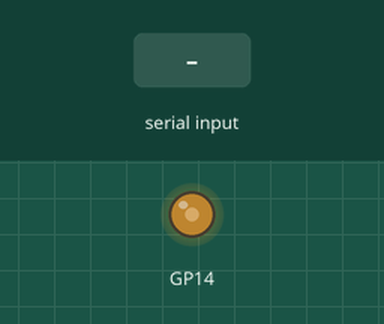
A sketch run on a simulated Raspberry Pi Pico. Shown: output pins drawn as LEDs (lit = HIGH). The test bench sets the inputs (shaded band). What the sketch prints to the serial monitor is not drawn.

Above: at 1.2 s.
1.3 s: "1" received over Serial
Timing chart, 0 to 10.3 s (numbered marks = the images above; inputs shaded):
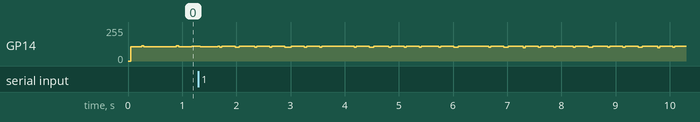

The sketch:

scopewriter_pico50pwm.ino
```cpp
// (licence header left out)
#include "pico/stdlib.h"
#include "hardware/pwm.h"
#include "hardware/clocks.h"

volatile word bc[128][8];    //ascii character pixel matrix
volatile word a[100];        //ascii character line

//Your oscilloscope horizontal scan time is us/div times total divisions
//My scope is 50us/div * 12 div = 6ms
//Character time is MAXCHAR * 7 * SYNCBIT * 2 = 5.6ms
//Character time must be less than the horizontal scan time
//Retrace time is Character time + SYNC1 + 2 * SYNC2 = 7.08ms
//Retrace time should be greater than the horizontal scan time

#define SYNC1 1000          //sync pulse delay counts us
#define SYNC2 240           //pre and post line delay us
#define MAXCHAR 50          //the size of the character display
#define SYNCBIT 8           //us clock pixel synchronization bit use 8,16,32

uint slice_num ;            //Global variable for PWM slice number

void setup() {
  //the PWM is set to 16 levels at 8MHz. Pin-14 is the output
    gpio_set_function(14, GPIO_FUNC_PWM);
    slice_num = pwm_gpio_to_slice_num(14);
    pwm_set_wrap(slice_num, 15);
    pwm_set_clkdiv(slice_num,1);
    pwm_set_chan_level(slice_num, PWM_CHAN_A, 8);
    pwm_set_enabled(slice_num, true);

  Serial.begin(115200);

  int i;
  char message[] = "50 Character O'Scope Display #{67]*835?!14$%^&()=+/.,ABCDEFGHIJKLMNOPQRSTUVWXYZabcdefghijklmnopqrstuvwxyz?";
  for (i = 0; i < MAXCHAR; i++) a[i] = message[i];

//128 ascii character matrix values for a 5x7 pixel display
//A@
bc[ 0x40] [ 6 ] = B01110;
bc[ 0x40] [5 ] =  B10001;
bc[ 0x40] [4 ] =  B10111;
bc[ 0x40] [3 ] =  B11001;
bc[ 0x40] [ 2 ] = B10110;
bc[ 0x40] [ 1 ] = B10000;
bc[ 0x40] [ 0 ] = B01100;
//A
bc[ 0x41] [ 6 ] = B00100;
bc[ 0x41] [5 ] =  B01010;
bc[ 0x41] [4 ] =  B10001;
bc[ 0x41] [3 ] =  B11111;
bc[ 0x41] [ 2 ] = B10001;
bc[ 0x41] [ 1 ] = B10001;
bc[ 0x41] [ 0 ] = B10001;
//B
bc[ 0x42] [ 6 ] = B11110;
bc[ 0x42] [ 5 ] = B10001;
bc[ 0x42] [ 4 ] = B10001;
bc[ 0x42] [ 3 ] = B11110;
bc[ 0x42] [ 2 ] = B10001;
bc[ 0x42] [ 1 ] = B10001;
bc[ 0x42] [ 0 ] = B11110;
//C
bc[ 0x43] [ 6 ] = B01111;
bc[ 0x43] [ 5 ] = B10000;
bc[ 0x43] [ 4 ] = B10000;
bc[ 0x43] [ 3 ] = B10000;
bc[ 0x43] [ 2 ] = B10000;
bc[ 0x43] [ 1 ] = B10000;
bc[ 0x43] [ 0 ] = B01111;
//D
bc[ 0x44] [ 6 ] = B11110;
bc[ 0x44] [ 5 ] = B10001;
bc[ 0x44] [ 4 ] = B10001;
bc[ 0x44] [ 3 ] = B10001;
bc[ 0x44] [ 2 ] = B10001;
bc[ 0x44] [ 1 ] = B10001;
bc[ 0x44] [ 0 ] = B11110;
//E
bc[ 0x45] [ 6 ] = B11111;
bc[ 0x45] [ 5 ] = B10000;
bc[ 0x45] [ 4 ] = B10000;
bc[ 0x45] [ 3 ] = B11110;
bc[ 0x45] [ 2 ] = B10000;
bc[ 0x45] [ 1 ] = B10000;
bc[ 0x45] [ 0 ] = B11111;
//F
bc[ 0x46] [ 6 ] = B11110;
bc[ 0x46] [ 5 ] = B10000;
bc[ 0x46] [ 4 ] = B10000;
bc[ 0x46] [ 3 ] = B11110;
bc[ 0x46] [ 2 ] = B10000;
bc[ 0x46] [ 1 ] = B10000;
bc[ 0x46] [ 0 ] = B10000;
//G
bc[ 0x47] [ 6 ] = B11111;
bc[ 0x47] [ 5 ] = B10000;
bc[ 0x47] [ 4 ] = B10000;
bc[ 0x47] [ 3 ] = B10011;
bc[ 0x47] [ 2 ] = B10001;
bc[ 0x47] [ 1 ] = B10001;
bc[ 0x47] [ 0 ] = B11111;
//H
bc[ 0x48] [ 6 ] = B10001;
bc[ 0x48] [ 5 ] = B10001;
bc[ 0x48] [ 4 ] = B10001;
bc[ 0x48] [ 3 ] = B11111;
bc[ 0x48] [ 2 ] = B10001;
bc[ 0x48] [ 1 ] = B10001;
bc[ 0x48] [ 0 ] = B10001;
//I
bc[ 0x49] [ 6 ] = B01110;
bc[ 0x49] [ 5 ] = B00100;
bc[ 0x49] [ 4 ] = B00100;
bc[ 0x49] [ 3 ] = B00100;
bc[ 0x49] [ 2 ] = B00100;
bc[ 0x49] [ 1 ] = B00100;
bc[ 0x49] [ 0 ] = B11111;
//J
bc[ 0x4A] [ 6 ] = B11111;
bc[ 0x4A] [ 5 ] = B00010;
bc[ 0x4A] [ 4 ] = B00010;
bc[ 0x4A] [ 3 ] = B00010;
bc[ 0x4A] [ 2 ] = B00010;
bc[ 0x4A] [ 1 ] = B10010;
bc[ 0x4A] [ 0 ] = B01100;
//K
bc[ 0x4B] [ 6 ] = B10001;
bc[ 0x4B] [ 5 ] = B10010;
bc[ 0x4B] [ 4 ] = B10100;
bc[ 0x4B] [ 3 ] = B11000;
bc[ 0x4B] [ 2 ] = B10100;
bc[ 0x4B] [ 1 ] = B10010;
bc[ 0x4B] [ 0 ] = B10001;
//L
bc[ 0x4C] [ 6 ] = B10000;
bc[ 0x4C] [ 5 ] = B10000;
bc[ 0x4C] [ 4 ] = B10000;
bc[ 0x4C] [ 3 ] = B10000;
bc[ 0x4C] [ 2 ] = B10000;
bc[ 0x4C] [ 1 ] = B10000;
bc[ 0x4C] [ 0 ] = B11111;
//M
bc[ 0x4D] [ 6 ] = B11011;
bc[ 0x4D] [ 5 ] = B10101;
bc[ 0x4D] [ 4 ] = B10101;
bc[ 0x4D] [ 3 ] = B10101;
bc[ 0x4D] [ 2 ] = B10001;
bc[ 0x4D] [ 1 ] = B10001;
bc[ 0x4D] [ 0 ] = B10001;
//N
bc[ 0x4E] [ 6 ] = B11001;
bc[ 0x4E] [ 5 ] = B11001;
bc[ 0x4E] [ 4 ] = B10101;
bc[ 0x4E] [ 3 ] = B10101;
bc[ 0x4E] [ 2 ] = B10011;
bc[ 0x4E] [ 1 ] = B10011;
bc[ 0x4E] [ 0 ] = B10001;
//O
bc[ 0x4F] [ 6 ] = B01110;
bc[ 0x4F] [ 5 ] = B10001;
bc[ 0x4F] [ 4 ] = B10001;
bc[ 0x4F] [ 3 ] = B10001;
bc[ 0x4F] [ 2 ] = B10001;
bc[ 0x4F] [ 1 ] = B10001;
bc[ 0x4F] [ 0 ] = B01110;
//P
bc[ 0x50] [ 6 ] = B11110;
bc[ 0x50] [ 5 ] = B10001;
bc[ 0x50] [ 4 ] = B10001;
bc[ 0x50] [ 3 ] = B11110;
bc[ 0x50] [ 2 ] = B10000;
bc[ 0x50] [ 1 ] = B10000;
bc[ 0x50] [ 0 ] = B10000;
//Q
bc[ 0x51] [ 6 ] = B01110;
bc[ 0x51] [ 5 ] = B10001;
bc[ 0x51] [ 4 ] = B10001;
bc[ 0x51] [ 3 ] = B10001;
bc[ 0x51] [ 2 ] = B10101;
bc[ 0x51] [ 1 ] = B10011;
bc[ 0x51] [ 0 ] = B01111;
//R
bc[ 0x52] [ 6 ] = B11110;
bc[ 0x52] [ 5 ] = B10001;
bc[ 0x52] [ 4 ] = B10001;
bc[ 0x52] [ 3 ] = B11110;
bc[ 0x52] [ 2 ] = B10100;
bc[ 0x52] [ 1 ] = B10010;
bc[ 0x52] [ 0 ] = B10001;
//S
bc[ 0x53] [ 6 ] = B01111;
bc[ 0x53] [ 5 ] = B10000;
bc[ 0x53] [ 4 ] = B10000;
bc[ 0x53] [ 3 ] = B01110;
bc[ 0x53] [ 2 ] = B00001;
bc[ 0x53] [ 1 ] = B00001;
bc[ 0x53] [ 0 ] = B11110;
//T
bc[ 0x54] [ 6 ] = B11111;
bc[ 0x54] [ 5 ] = B00100;
bc[ 0x54] [ 4 ] = B00100;
bc[ 0x54] [ 3 ] = B00100;
bc[ 0x54] [ 2 ] = B00100;
bc[ 0x54] [ 1 ] = B00100;
bc[ 0x54] [ 0 ] = B00100;
//U
bc[ 0x55] [ 6 ] = B10001;
bc[ 0x55] [ 5 ] = B10001;
bc[ 0x55] [ 4 ] = B10001;
bc[ 0x55] [ 3 ] = B10001;
bc[ 0x55] [ 2 ] = B10001;
bc[ 0x55] [ 1 ] = B10001;
bc[ 0x55] [ 0 ] = B01110;
//V
bc[ 0x56] [ 6 ] = B10001;
bc[ 0x56] [ 5 ] = B10001;
bc[ 0x56] [ 4 ] = B10001;
bc[ 0x56] [ 3 ] = B10001;
bc[ 0x56] [ 2 ] = B01010;
bc[ 0x56] [ 1 ] = B01010;
bc[ 0x56] [ 0 ] = B00100;
//W
bc[ 0x57] [ 6 ] = B10001;
bc[ 0x57] [ 5 ] = B10001;
bc[ 0x57] [ 4 ] = B10101;
bc[ 0x57] [ 3 ] = B10101;
bc[ 0x57] [ 2 ] = B10101;
bc[ 0x57] [ 1 ] = B11011;
bc[ 0x57] [ 0 ] = B10001;
//X
bc[ 0x58] [ 6 ] = B10001;
bc[ 0x58] [ 5 ] = B10001;
bc[ 0x58] [ 4 ] = B01010;
bc[ 0x58] [ 3 ] = B00100;
bc[ 0x58] [ 2 ] = B01010;
bc[ 0x58] [ 1 ] = B10001;
bc[ 0x58] [ 0 ] = B10001;
//Y
bc[ 0x59] [ 6 ] = B10001;
bc[ 0x59] [ 5 ] = B10001;
bc[ 0x59] [ 4 ] = B10001;
bc[ 0x59] [ 3 ] = B01110;
bc[ 0x59] [ 2 ] = B00100;
bc[ 0x59] [ 1 ] = B00100;
bc[ 0x59] [ 0 ] = B00100;
//Z
bc[ 0x5A] [ 6 ] = B11111;
bc[ 0x5A] [ 5 ] = B00001;
bc[ 0x5A] [ 4 ] = B00010;
bc[ 0x5A] [ 3 ] = B00100;
bc[ 0x5A] [ 2 ] = B01000;
bc[ 0x5A] [ 1 ] = B10000;
bc[ 0x5A] [ 0 ] = B11111;
//[
bc[ 0x5B] [ 6 ] = B11100;
bc[ 0x5B] [ 5 ] = B10000;
bc[ 0x5B] [ 4 ] = B10000;
bc[ 0x5B] [ 3 ] = B10000;
bc[ 0x5B] [ 2 ] = B10000;
bc[ 0x5B] [ 1 ] = B10000;
bc[ 0x5B] [ 0 ] = B11100;
//\
bc[ 0x5C] [ 6 ] = B00000;
bc[ 0x5C] [ 5 ] = B10000;
bc[ 0x5C] [ 4 ] = B01000;
bc[ 0x5C] [ 3 ] = B00100;
bc[ 0x5C] [ 2 ] = B00010;
bc[ 0x5C] [ 1 ] = B00001;
bc[ 0x5C] [ 0 ] = B00000;
//]
bc[ 0x5D] [ 6 ] = B00111;
bc[ 0x5D] [ 5 ] = B00001;
bc[ 0x5D] [ 4 ] = B00001;
bc[ 0x5D] [ 3 ] = B00001;
bc[ 0x5D] [ 2 ] = B00001;
bc[ 0x5D] [ 1 ] = B00001;
bc[ 0x5D] [ 0 ] = B00111;
//^
bc[ 0x5E] [ 6 ] = B00000;
bc[ 0x5E] [ 5 ] = B00100;
bc[ 0x5E] [ 4 ] = B01010;
bc[ 0x5E] [ 3 ] = B10001;
bc[ 0x5E] [ 2 ] = B00000;
bc[ 0x5E] [ 1 ] = B00000;
bc[ 0x5E] [ 0 ] = B00000;
//<--
bc[ 0x5F] [ 6 ] = B00000;
bc[ 0x5F] [ 5 ] = B00100;
bc[ 0x5F] [ 4 ] = B01000;
bc[ 0x5F] [ 3 ] = B11111;
bc[ 0x5F] [ 2 ] = B01000;
bc[ 0x5F] [ 1 ] = B00100;
bc[ 0x5F] [ 0 ] = B00000;
// SPACE
bc[ 0x20] [ 6 ] = B00000;
bc[ 0x20] [ 5 ] = B00000;
bc[ 0x20] [ 4 ] = B00000;
bc[ 0x20] [ 3 ] = B00000;
bc[ 0x20] [ 2 ] = B00000;
bc[ 0x20] [ 1 ] = B00000;
bc[ 0x20] [ 0 ] = B00000;
// !
bc[ 0x21] [ 6 ] = B01100;
bc[ 0x21] [ 5 ] = B01100;
bc[ 0x21] [ 4 ] = B01100;
bc[ 0x21] [ 3 ] = B01100;
bc[ 0x21] [ 2 ] = B01100;
bc[ 0x21] [ 1 ] = B00000;
bc[ 0x21] [ 0 ] = B01100;
// "
bc[ 0x22] [ 6 ] = B01010;
bc[ 0x22] [ 5 ] = B01010;
bc[ 0x22] [ 4 ] = B00000;
bc[ 0x22] [ 3 ] = B00000;
bc[ 0x22] [ 2 ] = B00000;
bc[ 0x22] [ 1 ] = B00000;
bc[ 0x22] [ 0 ] = B00000;
// #
bc[ 0x23] [ 6 ] = B00000;
bc[ 0x23] [ 5 ] = B01010;
bc[ 0x23] [ 4 ] = B11111;
bc[ 0x23] [ 3 ] = B01010;
bc[ 0x23] [ 2 ] = B11111;
bc[ 0x23] [ 1 ] = B01010;
bc[ 0x23] [ 0 ] = B00000;
// $
bc[ 0x24] [ 6 ] = B00100;
bc[ 0x24] [ 5 ] = B00111;
bc[ 0x24] [ 4 ] = B10100;
bc[ 0x24] [ 3 ] = B11110;
bc[ 0x24] [ 2 ] = B00101;
bc[ 0x24] [ 1 ] = B11100;
bc[ 0x24] [ 0 ] = B00100;
// %
bc[ 0x25] [ 6 ] = B11000;
bc[ 0x25] [ 5 ] = B11001;
bc[ 0x25] [ 4 ] = B00010;
bc[ 0x25] [ 3 ] = B00100;
bc[ 0x25] [ 2 ] = B01000;
bc[ 0x25] [ 1 ] = B10011;
bc[ 0x25] [ 0 ] = B00011;
// &
bc[ 0x26] [ 6 ] = B01110;
bc[ 0x26] [ 5 ] = B10010;
bc[ 0x26] [ 4 ] = B01000;
bc[ 0x26] [ 3 ] = B01100;
bc[ 0x26] [ 2 ] = B10010;
bc[ 0x26] [ 1 ] = B10001;
bc[ 0x26] [ 0 ] = B01110;
// '
bc[ 0x27] [ 6 ] = B00110;
bc[ 0x27] [ 5 ] = B00010;
bc[ 0x27] [ 4 ] = B00000;
bc[ 0x27] [ 3 ] = B00000;
bc[ 0x27] [ 2 ] = B00000;
bc[ 0x27] [ 1 ] = B00000;
bc[ 0x27] [ 0 ] = B00000;
// (
bc[ 0x28] [ 6 ] = B00010;
bc[ 0x28] [ 5 ] = B00100;
bc[ 0x28] [ 4 ] = B01000;
bc[ 0x28] [ 3 ] = B01000;
bc[ 0x28] [ 2 ] = B01000;
bc[ 0x28] [ 1 ] = B00100;
bc[ 0x28] [ 0 ] = B00010;
// )
bc[ 0x29] [ 6 ] = B01000;
bc[ 0x29] [ 5 ] = B00100;
bc[ 0x29] [ 4 ] = B00010;
bc[ 0x29] [ 3 ] = B00010;
bc[ 0x29] [ 2 ] = B00010;
bc[ 0x29] [ 1 ] = B00100;
bc[ 0x29] [ 0 ] = B01000;
// *
bc[ 0x2A] [ 6 ] = B00000;
bc[ 0x2A] [ 5 ] = B10101;
bc[ 0x2A] [ 4 ] = B01110;
bc[ 0x2A] [ 3 ] = B11111;
bc[ 0x2A] [ 2 ] = B01110;
bc[ 0x2A] [ 1 ] = B10101;
bc[ 0x2A] [ 0 ] = B00000;
//+
bc[ 0x2B] [ 6 ] = B00000;
bc[ 0x2B] [ 5 ] = B00100;
bc[ 0x2B] [ 4 ] = B00100;
bc[ 0x2B] [ 3 ] = B11111;
bc[ 0x2B] [ 2 ] = B00100;
bc[ 0x2B] [ 1 ] = B00100;
bc[ 0x2B] [ 0 ] = B00000;
// ,
bc[ 0x2C] [ 6 ] = B00000;
bc[ 0x2C] [ 5 ] = B00000;
bc[ 0x2C] [ 4 ] = B00000;
bc[ 0x2C] [ 3 ] = B00000;
bc[ 0x2C] [ 2 ] = B00000;
bc[ 0x2C] [ 1 ] = B01100;
bc[ 0x2C] [ 0 ] = B00100;
//-
bc[ 0x2D] [ 6 ] = B00000;
bc[ 0x2D] [ 5 ] = B00000;
bc[ 0x2D] [ 4 ] = B00000;
bc[ 0x2D] [ 3 ] = B11111;
bc[ 0x2D] [ 2 ] = B00000;
bc[ 0x2D] [ 1 ] = B00000;
bc[ 0x2D] [ 0 ] = B00000;
// .
bc[ 0x2E] [ 6 ] = B00000;
bc[ 0x2E] [ 5 ] = B00000;
bc[ 0x2E] [ 4 ] = B00000;
bc[ 0x2E] [ 3 ] = B00000;
bc[ 0x2E] [ 2 ] = B00000;
bc[ 0x2E] [ 1 ] = B01100;
bc[ 0x2E] [ 0 ] = B01100;
// /
bc[ 0x2F] [ 6 ] = B00000;
bc[ 0x2F] [ 5 ] = B00001;
bc[ 0x2F] [ 4 ] = B00010;
bc[ 0x2F] [ 3 ] = B00100;
bc[ 0x2F] [ 2 ] = B01000;
bc[ 0x2F] [ 1 ] = B10000;
bc[ 0x2F] [ 0 ] = B00000;
//0
bc[ 0x30] [ 6 ] = B01110;
bc[ 0x30] [ 5 ] = B10001;
bc[ 0x30] [ 4 ] = B11001;
bc[ 0x30] [ 3 ] = B10101;
bc[ 0x30] [ 2 ] = B10011;
bc[ 0x30] [ 1 ] = B10001;
bc[ 0x30] [ 0 ] = B01110;
//1
bc[ 0x31] [ 6 ] = B00100;
bc[ 0x31] [ 5 ] = B01100;
bc[ 0x31] [ 4 ] = B00100;
bc[ 0x31] [ 3 ] = B00100;
bc[ 0x31] [ 2 ] = B00100;
bc[ 0x31] [ 1 ] = B00100;
bc[ 0x31] [ 0 ] = B01110;
//2
bc[ 0x32] [ 6 ] = B11110;
bc[ 0x32] [ 5 ] = B00001;
bc[ 0x32] [ 4 ] = B00001;
bc[ 0x32] [ 3 ] = B01110;
bc[ 0x32] [ 2 ] = B10000;
bc[ 0x32] [ 1 ] = B10000;
bc[ 0x32] [ 0 ] = B11110;
//3
bc[ 0x33] [ 6 ] = B11110;
bc[ 0x33] [ 5 ] = B00001;
bc[ 0x33] [ 4 ] = B00001;
bc[ 0x33] [ 3 ] = B11110;
bc[ 0x33] [ 2 ] = B00001;
bc[ 0x33] [ 1 ] = B00001;
bc[ 0x33] [ 0 ] = B11110;
//4
bc[ 0x34] [ 6 ] = B10010;
bc[ 0x34] [ 5 ] = B10010;
bc[ 0x34] [ 4 ] = B10010;
bc[ 0x34] [ 3 ] = B11111;
bc[ 0x34] [ 2 ] = B00010;
bc[ 0x34] [ 1 ] = B00010;
bc[ 0x34] [ 0 ] = B00010;
//5
bc[ 0x35] [ 6 ] = B11111;
bc[ 0x35] [ 5 ] = B10000;
bc[ 0x35] [ 4 ] = B10000;
bc[ 0x35] [ 3 ] = B01110;
bc[ 0x35] [ 2 ] = B00001;
bc[ 0x35] [ 1 ] = B00001;
bc[ 0x35] [ 0 ] = B11110;
//6
bc[ 0x36] [ 6 ] = B01110;
bc[ 0x36] [ 5 ] = B10000;
bc[ 0x36] [ 4 ] = B10000;
bc[ 0x36] [ 3 ] = B11110;
bc[ 0x36] [ 2 ] = B10001;
bc[ 0x36] [ 1 ] = B10001;
bc[ 0x36] [ 0 ] = B01110;
//7
bc[ 0x37] [ 6 ] = B11111;
bc[ 0x37] [ 5 ] = B10001;
bc[ 0x37] [ 4 ] = B10010;
bc[ 0x37] [ 3 ] = B00100;
bc[ 0x37] [ 2 ] = B01000;
bc[ 0x37] [ 1 ] = B01000;
bc[ 0x37] [ 0 ] = B01000;
//8
bc[ 0x38] [ 6 ] = B01110;
bc[ 0x38] [ 5 ] = B10001;
bc[ 0x38] [ 4 ] = B10001;
bc[ 0x38] [ 3 ] = B01110;
bc[ 0x38] [ 2 ] = B10001;
bc[ 0x38] [ 1 ] = B10001;
bc[ 0x38] [ 0 ] = B01110;
//9
bc[ 0x39] [ 6 ] = B01110;
bc[ 0x39] [ 5 ] = B10001;
bc[ 0x39] [ 4 ] = B10001;
bc[ 0x39] [ 3 ] = B01111;
bc[ 0x39] [ 2 ] = B00001;
bc[ 0x39] [ 1 ] = B10001;
bc[ 0x39] [ 0 ] = B01110;
//:
bc[ 0x3A] [ 6 ] = B00000;
bc[ 0x3A] [ 5 ] = B01100;
bc[ 0x3A] [ 4 ] = B01100;
bc[ 0x3A] [ 3 ] = B00000;
bc[ 0x3A] [ 2 ] = B01100;
bc[ 0x3A] [ 1 ] = B01100;
bc[ 0x3A] [ 0 ] = B00000;
//;
bc[ 0x3B] [ 6 ] = B00000;
bc[ 0x3B] [ 5 ] = B01100;
bc[ 0x3B] [ 4 ] = B01100;
bc[ 0x3B] [ 3 ] = B00000;
bc[ 0x3B] [ 2 ] = B01100;
bc[ 0x3B] [ 1 ] = B00100;
bc[ 0x3B] [ 0 ] = B00000;
//<
bc[ 0x3C] [ 6 ] = B00001;
bc[ 0x3C] [ 5 ] = B00010;
bc[ 0x3C] [ 4 ] = B00100;
bc[ 0x3C] [ 3 ] = B01000;
bc[ 0x3C] [ 2 ] = B00100;
bc[ 0x3C] [ 1 ] = B00010;
bc[ 0x3C] [ 0 ] = B00001;
//=
bc[ 0x3D] [ 6 ] = B00000;
bc[ 0x3D] [ 5 ] = B00000;
bc[ 0x3D] [ 4 ] = B11111;
bc[ 0x3D] [ 3 ] = B00000;
bc[ 0x3D] [ 2 ] = B00000;
bc[ 0x3D] [ 1 ] = B11111;
bc[ 0x3D] [ 0 ] = B00000;
//>
bc[ 0x3E] [ 6 ] = B01000;
bc[ 0x3E] [ 5 ] = B00100;
bc[ 0x3E] [ 4 ] = B00010;
bc[ 0x3E] [ 3 ] = B00001;
bc[ 0x3E] [ 2 ] = B00010;
bc[ 0x3E] [ 1 ] = B00100;
bc[ 0x3E] [ 0 ] = B01000;
//?
bc[ 0x3F] [ 6 ] = B01110;
bc[ 0x3F] [ 5 ] = B10001;
bc[ 0x3F] [ 4 ] = B00010;
bc[ 0x3F] [ 3 ] = B00100;
bc[ 0x3F] [ 2 ] = B00100;
bc[ 0x3F] [ 1 ] = B00000;
bc[ 0x3F] [ 0 ] = B00100;
// \
bc[ 0x60] [ 6 ] = B01110;
bc[ 0x60] [5 ] =  B10001;
bc[ 0x60] [4 ] =  B10111;
bc[ 0x60] [3 ] =  B11001;
bc[ 0x60] [ 2 ] = B10110;
bc[ 0x60] [ 1 ] = B10000;
bc[ 0x60] [ 0 ] = B01100;
// a
bc[ 0x61] [ 6 ] = B00000;
bc[ 0x61] [5 ] =  B00000;
bc[ 0x61] [4 ] =  B01110;
bc[ 0x61] [3 ] =  B00001;
bc[ 0x61] [ 2 ] = B01111;
bc[ 0x61] [ 1 ] = B10001;
bc[ 0x61] [ 0 ] = B01111;
// b
bc[ 0x62] [ 6 ] = B00000;
bc[ 0x62] [ 5 ] = B10000;
bc[ 0x62] [ 4 ] = B10000;
bc[ 0x62] [ 3 ] = B11110;
bc[ 0x62] [ 2 ] = B10001;
bc[ 0x62] [ 1 ] = B10001;
bc[ 0x62] [ 0 ] = B11110;
// c
bc[ 0x63] [ 6 ] = B00000;
bc[ 0x63] [ 5 ] = B00000;
bc[ 0x63] [ 4 ] = B00000;
bc[ 0x63] [ 3 ] = B01111;
bc[ 0x63] [ 2 ] = B10000;
bc[ 0x63] [ 1 ] = B10000;
bc[ 0x63] [ 0 ] = B01111;
// d
bc[ 0x64] [ 6 ] = B00000;
bc[ 0x64] [ 5 ] = B00001;
bc[ 0x64] [ 4 ] = B00001;
bc[ 0x64] [ 3 ] = B00001;
bc[ 0x64] [ 2 ] = B01111;
bc[ 0x64] [ 1 ] = B10001;
bc[ 0x64] [ 0 ] = B11111;
// e
bc[ 0x65] [ 6 ] = B00000;
bc[ 0x65] [ 5 ] = B00000;
bc[ 0x65] [ 4 ] = B01110;
bc[ 0x65] [ 3 ] = B10001;
bc[ 0x65] [ 2 ] = B11110;
bc[ 0x65] [ 1 ] = B10000;
bc[ 0x65] [ 0 ] = B01110;
// f
bc[ 0x66] [ 6 ] = B00000;
bc[ 0x66] [ 5 ] = B01110;
bc[ 0x66] [ 4 ] = B10001;
bc[ 0x66] [ 3 ] = B10000;
bc[ 0x66] [ 2 ] = B11110;
bc[ 0x66] [ 1 ] = B10000;
bc[ 0x66] [ 0 ] = B10000;
// g
bc[ 0x67] [ 6 ] = B00000;
bc[ 0x67] [ 5 ] = B01110;
bc[ 0x67] [ 4 ] = B10001;
bc[ 0x67] [ 3 ] = B01111;
bc[ 0x67] [ 2 ] = B00001;
bc[ 0x67] [ 1 ] = B00001;
bc[ 0x67] [ 0 ] = B01110;
// h
bc[ 0x68] [ 6 ] = B00000;
bc[ 0x68] [ 5 ] = B10000;
bc[ 0x68] [ 4 ] = B10000;
bc[ 0x68] [ 3 ] = B10000;
bc[ 0x68] [ 2 ] = B11110;
bc[ 0x68] [ 1 ] = B10001;
bc[ 0x68] [ 0 ] = B10001;
// i
bc[ 0x69] [ 6 ] = B00000;
bc[ 0x69] [ 5 ] = B00100;
bc[ 0x69] [ 4 ] = B00000;
bc[ 0x69] [ 3 ] = B00100;
bc[ 0x69] [ 2 ] = B00100;
bc[ 0x69] [ 1 ] = B00100;
bc[ 0x69] [ 0 ] = B01110;
// j
bc[ 0x6A] [ 6 ] = B00000;
bc[ 0x6A] [ 5 ] = B00010;
bc[ 0x6A] [ 4 ] = B00000;
bc[ 0x6A] [ 3 ] = B00010;
bc[ 0x6A] [ 2 ] = B00010;
bc[ 0x6A] [ 1 ] = B10010;
bc[ 0x6A] [ 0 ] = B01100;
// k
bc[ 0x6B] [ 6 ] = B00000;
bc[ 0x6B] [ 5 ] = B10000;
bc[ 0x6B] [ 4 ] = B10010;
bc[ 0x6B] [ 3 ] = B10100;
bc[ 0x6B] [ 2 ] = B11000;
bc[ 0x6B] [ 1 ] = B10100;
bc[ 0x6B] [ 0 ] = B10010;
// l
bc[ 0x6C] [ 6 ] = B00000;
bc[ 0x6C] [ 5 ] = B01100;
bc[ 0x6C] [ 4 ] = B00100;
bc[ 0x6C] [ 3 ] = B00100;
bc[ 0x6C] [ 2 ] = B00100;
bc[ 0x6C] [ 1 ] = B00100;
bc[ 0x6C] [ 0 ] = B01110;
// m
bc[ 0x6D] [ 6 ] = B00000;
bc[ 0x6D] [ 5 ] = B00000;
bc[ 0x6D] [ 4 ] = B00000;
bc[ 0x6D] [ 3 ] = B11011;
bc[ 0x6D] [ 2 ] = B10101;
bc[ 0x6D] [ 1 ] = B10101;
bc[ 0x6D] [ 0 ] = B10101;
// n
bc[ 0x6E] [ 6 ] = B00000;
bc[ 0x6E] [ 5 ] = B00000;
bc[ 0x6E] [ 4 ] = B00000;
bc[ 0x6E] [ 3 ] = B11110;
bc[ 0x6E] [ 2 ] = B10001;
bc[ 0x6E] [ 1 ] = B10001;
bc[ 0x6E] [ 0 ] = B10001;
// o
bc[ 0x6F] [ 6 ] = B00000;
bc[ 0x6F] [ 5 ] = B00000;
bc[ 0x6F] [ 4 ] = B00000;
bc[ 0x6F] [ 3 ] = B01110;
bc[ 0x6F] [ 2 ] = B10001;
bc[ 0x6F] [ 1 ] = B10001;
bc[ 0x6F] [ 0 ] = B01110;
// p
bc[ 0x70] [ 6 ] = B00000;
bc[ 0x70] [ 5 ] = B00000;
bc[ 0x70] [ 4 ] = B11110;
bc[ 0x70] [ 3 ] = B10001;
bc[ 0x70] [ 2 ] = B11110;
bc[ 0x70] [ 1 ] = B10000;
bc[ 0x70] [ 0 ] = B10000;
// q
bc[ 0x71] [ 6 ] = B00000;
bc[ 0x71] [ 5 ] = B00000;
bc[ 0x71] [ 4 ] = B01111;
bc[ 0x71] [ 3 ] = B10001;
bc[ 0x71] [ 2 ] = B01111;
bc[ 0x71] [ 1 ] = B00001;
bc[ 0x71] [ 0 ] = B00001;
// r
bc[ 0x72] [ 6 ] = B00000;
bc[ 0x72] [ 5 ] = B00000;
bc[ 0x72] [ 4 ] = B00000;
bc[ 0x72] [ 3 ] = B11110;
bc[ 0x72] [ 2 ] = B10001;
bc[ 0x72] [ 1 ] = B10000;
bc[ 0x72] [ 0 ] = B10000;
// s
bc[ 0x73] [ 6 ] = B00000;
bc[ 0x73] [ 5 ] = B00000;
bc[ 0x73] [ 4 ] = B01110;
bc[ 0x73] [ 3 ] = B10000;
bc[ 0x73] [ 2 ] = B01110;
bc[ 0x73] [ 1 ] = B00001;
bc[ 0x73] [ 0 ] = B11110;
// t
bc[ 0x74] [ 6 ] = B00000;
bc[ 0x74] [ 5 ] = B00000;
bc[ 0x74] [ 4 ] = B00100;
bc[ 0x74] [ 3 ] = B01111;
bc[ 0x74] [ 2 ] = B00100;
bc[ 0x74] [ 1 ] = B00100;
bc[ 0x74] [ 0 ] = B00100;
// u
bc[ 0x75] [ 6 ] = B00000;
bc[ 0x75] [ 5 ] = B00000;
bc[ 0x75] [ 4 ] = B00000;
bc[ 0x75] [ 3 ] = B10001;
bc[ 0x75] [ 2 ] = B10001;
bc[ 0x75] [ 1 ] = B10001;
bc[ 0x75] [ 0 ] = B01110;
// v
bc[ 0x76] [ 6 ] = B00000;
bc[ 0x76] [ 5 ] = B00000;
bc[ 0x76] [ 4 ] = B00000;
bc[ 0x76] [ 3 ] = B10001;
bc[ 0x76] [ 2 ] = B01010;
bc[ 0x76] [ 1 ] = B01010;
bc[ 0x76] [ 0 ] = B00100;
// w
bc[ 0x77] [ 6 ] = B00000;
bc[ 0x77] [ 5 ] = B00000;
bc[ 0x77] [ 4 ] = B00000;
bc[ 0x77] [ 3 ] = B10001;
bc[ 0x77] [ 2 ] = B10101;
bc[ 0x77] [ 1 ] = B11011;
bc[ 0x77] [ 0 ] = B10001;
// x
bc[ 0x78] [ 6 ] = B00000;
bc[ 0x78] [ 5 ] = B00000;
bc[ 0x78] [ 4 ] = B00000;
bc[ 0x78] [ 3 ] = B10001;
bc[ 0x78] [ 2 ] = B00100;
bc[ 0x78] [ 1 ] = B01010;
bc[ 0x78] [ 0 ] = B10001;
// y
bc[ 0x79] [ 6 ] = B00000;
bc[ 0x79] [ 5 ] = B00000;
bc[ 0x79] [ 4 ] = B00000;
bc[ 0x79] [ 3 ] = B01001;
bc[ 0x79] [ 2 ] = B00101;
bc[ 0x79] [ 1 ] = B00010;
bc[ 0x79] [ 0 ] = B00010;
// z
bc[ 0x7A] [ 6 ] = B00000;
bc[ 0x7A] [ 5 ] = B00000;
bc[ 0x7A] [ 4 ] = B00000;
bc[ 0x7A] [ 3 ] = B11110;
bc[ 0x7A] [ 2 ] = B00100;
bc[ 0x7A] [ 1 ] = B01000;
bc[ 0x7A] [ 0 ] = B11110;
// {
bc[ 0x7B] [ 6 ] = B00110;
bc[ 0x7B] [ 5 ] = B01000;
bc[ 0x7B] [ 4 ] = B01000;
bc[ 0x7B] [ 3 ] = B11000;
bc[ 0x7B] [ 2 ] = B01000;
bc[ 0x7B] [ 1 ] = B01000;
bc[ 0x7B] [ 0 ] = B00110;
// |
bc[ 0x7C] [ 6 ] = B00100;
bc[ 0x7C] [ 5 ] = B00100;
bc[ 0x7C] [ 4 ] = B00100;
bc[ 0x7C] [ 3 ] = B00000;
bc[ 0x7C] [ 2 ] = B00100;
bc[ 0x7C] [ 1 ] = B00100;
bc[ 0x7C] [ 0 ] = B00100;
// }
bc[ 0x7D] [ 6 ] = B01100;
bc[ 0x7D] [ 5 ] = B00010;
bc[ 0x7D] [ 4 ] = B00010;
bc[ 0x7D] [ 3 ] = B00011;
bc[ 0x7D] [ 2 ] = B00010;
bc[ 0x7D] [ 1 ] = B00010;
bc[ 0x7D] [ 0 ] = B01100;
// ~
bc[ 0x7E] [ 6 ] = B00000;
bc[ 0x7E] [ 5 ] = B00000;
bc[ 0x7E] [ 4 ] = B00000;
bc[ 0x7E] [ 3 ] = B01001;
bc[ 0x7E] [ 2 ] = B10110;
bc[ 0x7E] [ 1 ] = B00000;
bc[ 0x7E] [ 0 ] = B00000;
//< _
bc[ 0x7F] [ 6 ] = B00000;
bc[ 0x7F] [ 5 ] = B00000;
bc[ 0x7F] [ 4 ] = B00000;
bc[ 0x7F] [ 3 ] = B00000;
bc[ 0x7F] [ 2 ] = B00000;
bc[ 0x7F] [ 1 ] = B00000;
bc[ 0x7F] [ 0 ] = B11111;
}

//core-1 receives serial data and pushes it on to the end of the line buffer
void loop(){
  byte c;
  volatile unsigned int k;

  while ( Serial.available() == 0 );
  c = Serial.read();
  Serial.write(c);
  for (k = 0; k < (MAXCHAR-1); k++) a[k] = a[k+1];
    a[MAXCHAR-1] = c & 0xff;
}

void setup1(){

}

//Core=2 modulates pin-14 with the raster scan values
void loop1() {
  volatile unsigned int i,j,k,d,b,n,hi;
  while(true){
  for (j = 0; j < 7; j++) {                        //raster has 7-levels
    pwm_set_chan_level(slice_num, PWM_CHAN_A, 0);  //pwm zero level
    delayMicroseconds(SYNC1);
    pwm_set_chan_level(slice_num, PWM_CHAN_A, 6);  //front porch and horizontal sync
    delayMicroseconds(SYNC2);
    hi = j + 8;                                    //on level is scan number plus 8
    for (i = 0; i< MAXCHAR; i++) {                 //all characters shown each line scan
    n = a[i];                                      //read the text buffer
    d = bc[n][j];                                  //look up the matrix value
    b = 32;                                        //set the pixel shift bit to left most
    for (k = 0; k <= 6; k++) {                     //do 7 shifts
     if ((d & b) != 0)   pwm_set_chan_level(slice_num, PWM_CHAN_A, hi); //set pixel On or Off
     else  pwm_set_chan_level(slice_num, PWM_CHAN_A, 6);
     b = b >> 1;                                   //shift to next pixel
     while ((time_us_32() & SYNCBIT)!= 0);         //synchronize on micro second clock bits
     while ((time_us_32() & SYNCBIT) == 0);
      }
    }
    delayMicroseconds(SYNC2);                      //back porch
   }
  }
}
```
